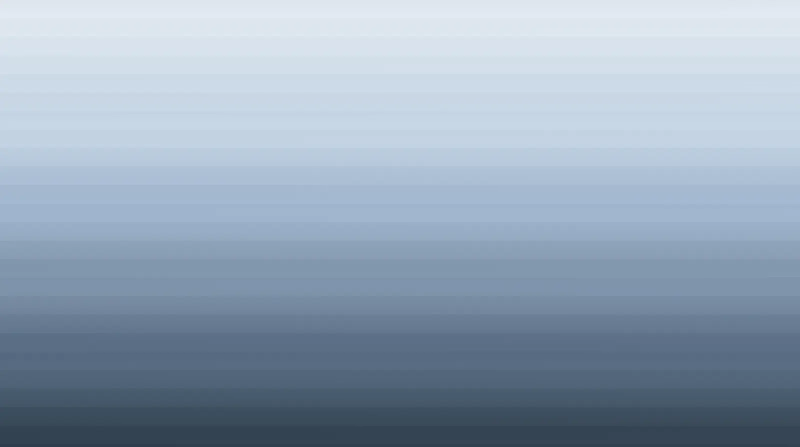
#> input picture lib/assets/backdrop-da303dccd7d7.webp, 1600 x 893 px (shown at 1/2 size)
$ python prepare-art.py ../lib/assets/backdrop-da303dccd7d7.webp out
#> lines starting #> are read from the running program, lines starting #| are printed output that depends on the picture
"""Prepare the backdrop artwork and sample its palette for this theme plugin.

Usage:
    python tools/prepare-art.py <source-image> [output-dir]

Writes `backdrop.webp` into the output directory and prints the dominant colors
of a few regions, which is what the palette in client.js was tuned from. Run
`finalize-asset.py` afterwards to content-revision the file name and print the
reference that client.js expects.

Requires Pillow.
"""
import json
import os
import sys

from PIL import Image, ImageFilter


def main() -> int:
    if len(sys.argv) < 2:
        print(__doc__)
        return 2
    src = sys.argv[1]
    out_dir = sys.argv[2] if len(sys.argv) > 2 else os.path.join("lib", "assets")
    os.makedirs(out_dir, exist_ok=True)

    img = Image.open(src).convert("RGB")
#> img is the input picture: PIL image 1600x893 RGB; mean R, G, B 148, 165.1, 183.3
    print("source", img.size, src)
#| source (1600, 893) ../lib/assets/backdrop-da303dccd7d7.webp

    # Full-resolution backdrop, served through the package-asset route.
    img.save(os.path.join(out_dir, "backdrop.webp"), "WEBP", quality=80, method=6)

    # Palette sampling: dominant colors of the regions that carry the mood.
    def hexs(color):
        return "#%02x%02x%02x" % tuple(color[:3])

    def region(name, box, k=6):
        crop = img.crop(box)
        quantized = crop.quantize(colors=k, method=Image.MEDIANCUT).convert("RGB")
        counts = sorted(quantized.getcolors(), reverse=True)
        return {name: [(hexs(color), n) for n, color in counts]}

    width, height = img.size
#> width = 1600; height = 893
    samples = {}
    samples.update(region("upper", (0, 0, width, int(height * 0.45))))
#> in region, `crop = img.crop(box)`:
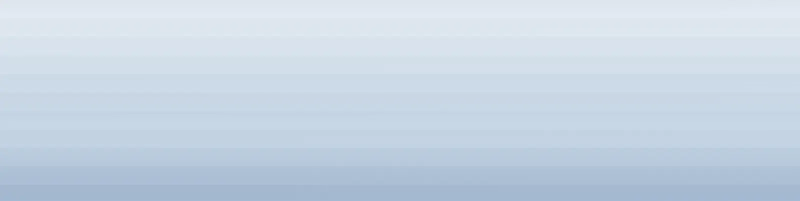
#> crop: PIL image 1600x401 RGB (shown at 1/2 size); mean R, G, B 199.8, 213.9, 228.1
#> in region, `counts = sorted(quantized.getcolors(), reverse=True)`: counts = [(126459, (173, 192, 213)), (122111, (200, 215, 230)), (117985, (196, 211, 227)), (116001, (223, 231, 239)), (94983, (207, 221, 233)), (64061, (217, 227, 237))]
    samples.update(region("middle", (0, int(height * 0.40), width, int(height * 0.75))))
#> call 2 of region, with name = 'middle', box = (0, 357, 1600, 669), k = 6
#> in region (call 2), `crop = img.crop(box)`:
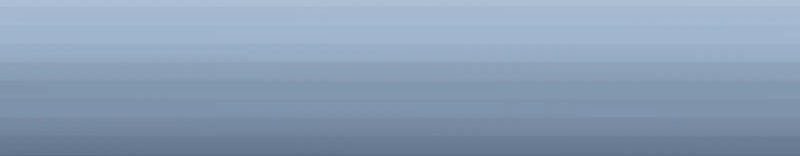
#> crop: PIL image 1600x312 RGB (shown at 1/2 size); mean R, G, B 137.6, 158.2, 181.4
#> in region (call 2), `counts = sorted(quantized.getcolors(), reverse=True)`: counts = [(105758, (110, 129, 152)), (83488, (146, 167, 190)), (80813, (166, 186, 209)), (78026, (127, 148, 171)), (77256, (130, 152, 174)), (73859, (160, 181, 206))]
    samples.update(region("lower", (0, int(height * 0.70), width, height)))
#> call 3 of region, with name = 'lower', box = (0, 625, 1600, 893), k = 6
#> in region (call 3), `crop = img.crop(box)`:
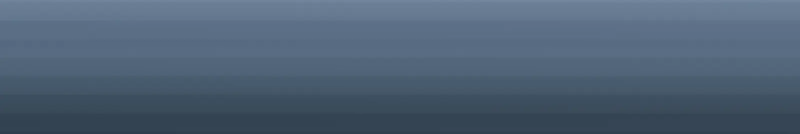
#> crop: PIL image 1600x268 RGB (shown at 1/2 size); mean R, G, B 78.4, 96.7, 116.5
#> in region (call 3), `counts = sorted(quantized.getcolors(), reverse=True)`: counts = [(100078, (86, 105, 127)), (94950, (54, 70, 86)), (67810, (93, 111, 135)), (64456, (105, 124, 147)), (51944, (75, 94, 113)), (49562, (65, 83, 100))]
    samples.update(region("overall", (0, 0, width, height), k=10))
    print(json.dumps(samples, indent=1))
#> (printed output is left out)

    for size in (1600, 1280, 1024):
        probe = img.copy()
        probe = probe.resize((size, int(size * height / width)), Image.LANCZOS)
        name = os.path.join(out_dir, "probe-%d.webp" % size)
        probe.save(name, "WEBP", quality=80, method=6)
        print("webp", size, os.path.getsize(name))
#> this loop made 3 passes
#> pass 2, in main, `probe = probe.resize((size, int(size * height / width)), Image.LANCZOS)`:
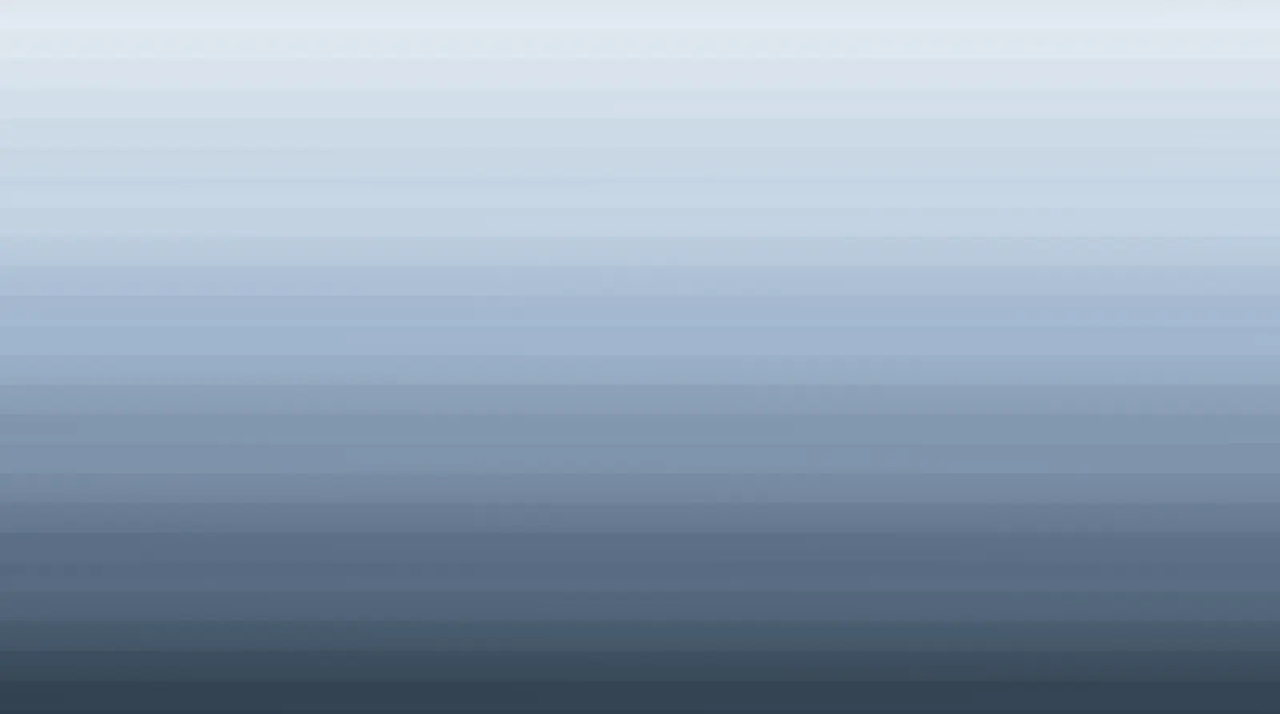
#> probe: PIL image 1280x714 RGB; mean R, G, B 148, 165.1, 183.3
    print("Next: python tools/finalize-asset.py")
    return 0


if __name__ == "__main__":
    raise SystemExit(main())
#> (the program exits here)
